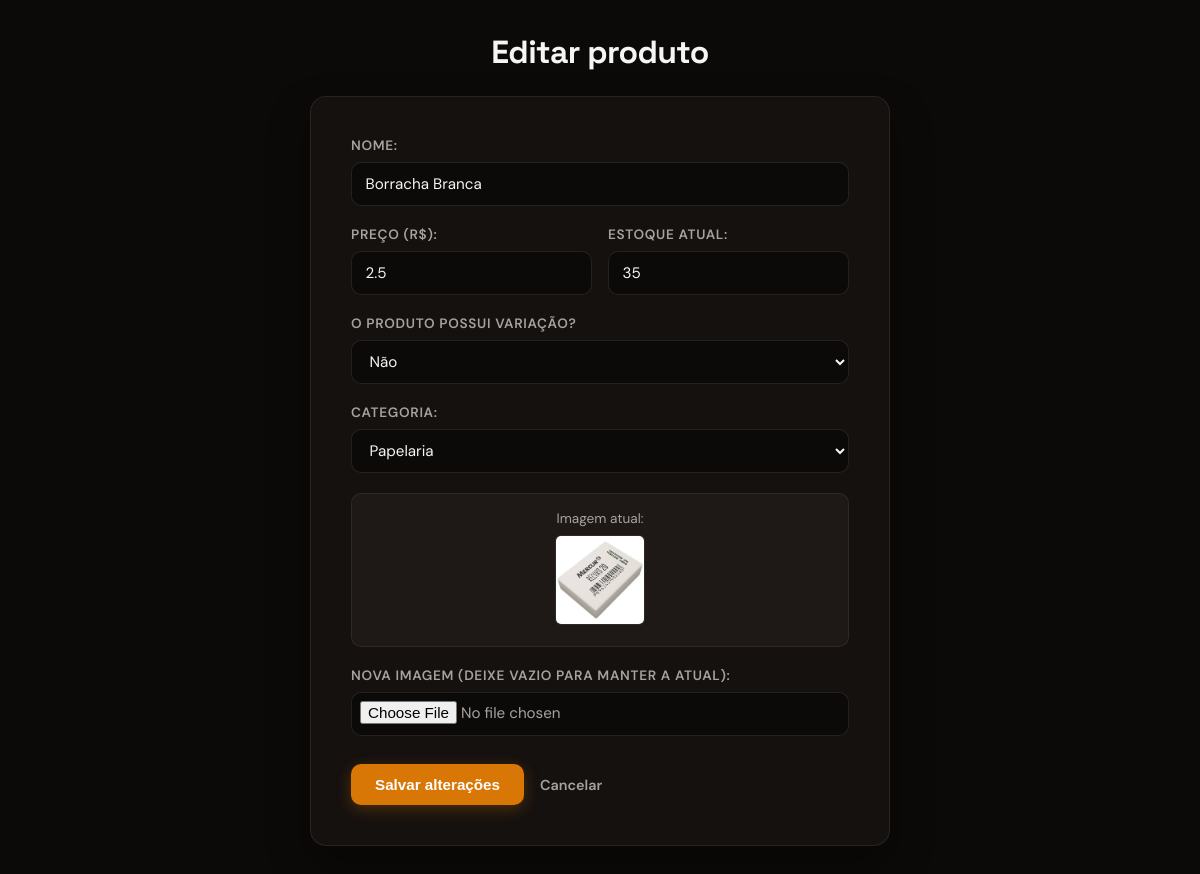
Screenshot of /produtos/9/editar (signed in) with the database file from the repository.
### app/models/produto.py (models this page shows, shortened)
class Produto(Base):
    __tablename__ = "produtos"
    id            = Column(Integer, primary_key=True, index=True)
    nome          = Column(String(150), nullable=False, index=True)
    preco         = Column(Float, nullable=False, default=0.0)
    estoque_atual = Column(Integer, nullable=False, default=0)
    variacao      = Column(String(80), nullable=True, index=True)
    ativo         = Column(Boolean, default=True)
    imagem_path = Column(String(255), nullable=True)
    categoria_id = Column(
        Integer,
        ForeignKey("categorias.id", ondelete="SET NULL"),
        nullable=True
    )
    categoria = relationship(
        "Categoria",
        back_populates="produtos"
    )

### app/controllers/produto_controller.py (the view)
@router.get("/{produto_id}/editar")
def form_editar_produto(
    produto_id: int,
    request: Request,
    db: Session = Depends(get_db),
    admin=Depends(get_admin)
):
    editando = (
        db.query(Produto)
        .filter(Produto.id == produto_id)
        .first()
    )
    categorias = (
        db.query(Categoria)
        .filter(Categoria.ativo == True)
        .all()
    )
    if not editando:
        return RedirectResponse(
            url="/produtos",
            status_code=302
        )
    return templates.TemplateResponse(
        request,
        "produtos/form.html",
        {
            "request": request,
            "usuario": admin,
            "editando": editando,
            "categorias": categorias,
        }
    )

### app/templates/produtos/form.html (shortened to what this page needs)
<!DOCTYPE html>
<html lang="pt-br">
<head>
    <link rel="stylesheet" href="/static/css/produtos/form.css">
</head>
<body>
    <div class="container">
        <h1>{{ "Editar produto" if editando else "Novo produto" }}</h1>
        <form action="{{ '/produtos/' + editando.id|string + '/editar' if editando else '/produtos/novo' }}" method="post"
            enctype="multipart/form-data">
            <label class="form-group">Nome:
                <input type="text" name="nome"
                    value="{{ editando.nome if editando else (valores.nome if valores else '') }}" required placeholder="Ex: Caderno Universitário">
            </label>
            <div class="form-row">
                <label class="form-group">Preço (R$):
                    <input type="number" name="preco" step="0.01" min="0"
                        value="{{ editando.preco if editando else (valores.preco if valores else '0.00') }}" required>
                </label>
                <label class="form-group">Estoque atual:
                    <input type="number" name="estoque_atual" min="0"
                        value="{{ editando.estoque_atual if editando else (valores.estoque_atual if valores else '0') }}"
                        required>
                </label>
            </div>
            <label class="form-group">O produto possui variação?
                <select name="possui_variacao" id="possui-variacao">
                    <option value="nao" {{ 'selected' if not (editando and editando.variacao) else '' }}>Não</option>
                </select>
            </label>
            <label class="form-group">Categoria:
                <select name="categoria_id">
                    {% for c in categorias %}
                    <option value="{{ c.id }}" {{ 'selected' if (editando and editando.categoria_id == c.id) or (valores and valores.categoria_id == c.id) else '' }}>
                        {{ c.nome }}
                    </option>
                    {% endfor %}
                </select>
            </label>
            {% if editando and editando.imagem_path %}
            <div class="current-image-box">
                <p>Imagem atual:</p>
                <img src="{{ editando.imagem_url }}" alt="{{ editando.nome }}">
            </div>
            {% endif %}
            <label class="form-group">{{ "Nova imagem (deixe vazio para manter a atual):" if editando else "Imagem:" }}
                <input type="file" name="imagem" accept=".jpg,.jpeg,.png,.webp">
            </label>
            <div class="form-actions">
                <button type="submit" class="btn-primary">
                    {{ "Salvar alterações" if editando else "Criar produto" }}
                </button>
                <a href="/produtos" class="btn-cancel">Cancelar</a>
            </div>
        </form>
    </div>
</body>
</html>

### app/static/css/produtos/form.css (style rules this page uses)
:root { --bg-color: #0c0a09; --card-bg: rgba(24, 20, 18, 0.75); --surface-2: rgba(33, 27, 26, 0.85); --border-color: rgba(68, 54, 51, 0.5); --primary-color: #d97706; --primary-hover: #b45309; --red: #ef4444; --text-main: #f5f5f4; --text-muted: #a8a29e; --font-head: 'Space Grotesk', system-ui, sans-serif; --font-body: 'DM Sans', system-ui, sans-serif; --radius: 16px; --radius-sm: 10px; }
* { box-sizing: border-box; margin: 0; padding: 0; }
body { background-color: var(--bg-color); color: var(--text-main); font-family: var(--font-body); font-size: 15px; min-height: 100vh; display: flex; align-items: center; justify-content: center; padding: 32px 16px; }
.container { width: 100%; max-width: 580px; }
h1 { font-family: var(--font-head); font-size: 2rem; font-weight: 700; color: var(--text-main); margin-bottom: 1.5rem; letter-spacing: -0.02em; text-align: center; }
form { background: var(--card-bg); backdrop-filter: blur(14px); border: 1px solid var(--border-color); border-radius: var(--radius); padding: 2.5rem; box-shadow: 0 20px 40px rgba(0, 0, 0, 0.4); display: flex; flex-direction: column; gap: 1.25rem; }
.form-row { display: grid; grid-template-columns: 1fr 1fr; gap: 1rem; }
.form-group { display: flex; flex-direction: column; gap: 0.5rem; font-size: 0.85rem; font-weight: 600; color: var(--text-muted); text-transform: uppercase; letter-spacing: 0.05em; }
input[type="text"], input[type="number"], select, input[type="file"] { width: 100%; min-height: 2.75rem; padding: 0.5rem 0.85rem; border: 1px solid var(--border-color); border-radius: var(--radius-sm); background: rgba(12, 10, 9, 0.85); color: var(--text-main); font-family: var(--font-body); font-size: 0.95rem; text-transform: none; letter-spacing: normal; outline: none; transition: border-color 0.2s, box-shadow 0.2s; }
input[type="file"] { padding: 0.5rem; cursor: pointer; color: var(--text-muted); }
.current-image-box { background: var(--surface-2); border: 1px solid var(--border-color); padding: 1rem; border-radius: var(--radius-sm); text-align: center; }
.current-image-box p { font-size: 0.85rem; color: var(--text-muted); margin-bottom: 0.5rem; }
.current-image-box img { width: 90px; height: 90px; object-fit: cover; border-radius: 6px; border: 1px solid var(--border-color); }
.form-actions { display: flex; align-items: center; gap: 1rem; margin-top: 0.5rem; }
.btn-primary { background-color: var(--primary-color); color: #ffffff; padding: 0.75rem 1.5rem; border: none; border-radius: var(--radius-sm); font-weight: 600; font-size: 0.95rem; cursor: pointer; box-shadow: 0 4px 15px rgba(217, 119, 6, 0.3); transition: background 0.2s, transform 0.1s; }
.btn-cancel { color: var(--text-muted); font-weight: 600; font-size: 0.9rem; text-decoration: none; transition: color 0.2s; }

### rows the page displays
Produto: nome "Borracha Branca", preco "2.5", estoque_atual "35", imagem_url (picture)

### other values shown
{{ "Editar produto" if editando else "Novo produto" }} "Editar produto"
{{ "Salvar alterações" if editando else "Criar produto" }} "Salvar alterações"
form field categoria_id "Papelaria"
